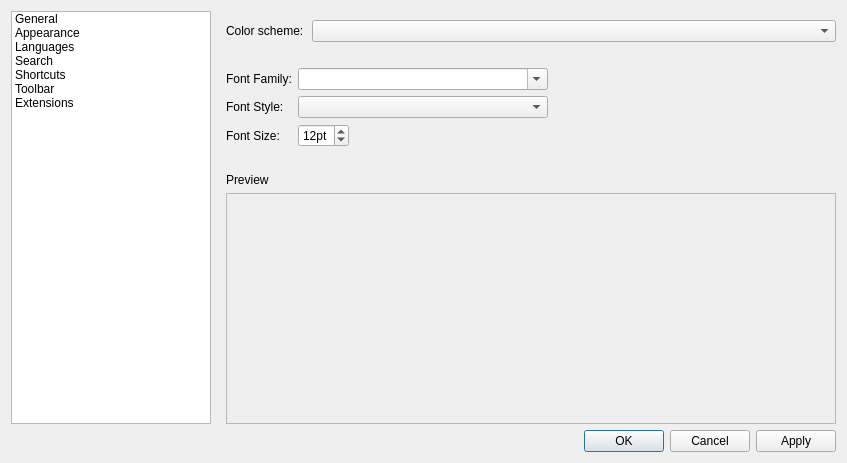
<?xml version="1.0" encoding="UTF-8"?>
<ui version="4.0">
 <class>frmPreferences</class>
 <widget class="QDialog" name="frmPreferences">
  <property name="geometry">
   <rect>
    <x>0</x>
    <y>0</y>
    <width>847</width>
    <height>463</height>
   </rect>
  </property>
  <property name="windowTitle">
   <string>Preferences</string>
  </property>
  <property name="windowIcon">
   <iconset resource="resources.qrc">
    <normaloff>:/icons/notepadqq/scalable/notepadqq.svg</normaloff>:/icons/notepadqq/scalable/notepadqq.svg</iconset>
  </property>
  <layout class="QVBoxLayout" name="verticalLayout_4">
   <item>
    <layout class="QHBoxLayout" name="horizontalLayout_5">
     <item>
      <widget class="QTreeWidget" name="treeWidget">
       <property name="sizePolicy">
        <sizepolicy hsizetype="Fixed" vsizetype="Expanding">
         <horstretch>0</horstretch>
         <verstretch>0</verstretch>
        </sizepolicy>
       </property>
       <property name="minimumSize">
        <size>
         <width>200</width>
         <height>0</height>
        </size>
       </property>
       <property name="maximumSize">
        <size>
         <width>200</width>
         <height>16777215</height>
        </size>
       </property>
       <property name="rootIsDecorated">
        <bool>false</bool>
       </property>
       <attribute name="headerVisible">
        <bool>false</bool>
       </attribute>
       <column>
        <property name="text">
         <string>1</string>
        </property>
       </column>
       <item>
        <property name="text">
         <string>General</string>
        </property>
       </item>
       <item>
        <property name="text">
         <string>Appearance</string>
        </property>
       </item>
       <item>
        <property name="text">
         <string>Languages</string>
        </property>
       </item>
       <item>
        <property name="text">
         <string>Search</string>
        </property>
       </item>
       <item>
        <property name="text">
         <string>Shortcuts</string>
        </property>
       </item>
       <item>
        <property name="text">
         <string>Toolbar</string>
        </property>
       </item>
       <item>
        <property name="text">
         <string>Extensions</string>
        </property>
       </item>
      </widget>
     </item>
     <item>
      <widget class="QStackedWidget" name="stackedWidget">
       <property name="currentIndex">
        <number>1</number>
       </property>
       <widget class="QWidget" name="pageGeneral">
        <layout class="QVBoxLayout" name="verticalLayout_6">
         <property name="topMargin">
          <number>9</number>
         </property>
         <property name="rightMargin">
          <number>0</number>
         </property>
         <property name="bottomMargin">
          <number>0</number>
         </property>
         <item>
          <widget class="QCheckBox" name="chkCollectStatistics">
           <property name="text">
            <string>Collect and transmit anonymous statistics to improve Notepadqq</string>
           </property>
          </widget>
         </item>
         <item>
          <widget class="QCheckBox" name="chkWarnForDifferentIndentation">
           <property name="text">
            <string>Warn when the indentation doesn't match the settings</string>
           </property>
          </widget>
         </item>
         <item>
          <widget class="QCheckBox" name="chkRememberSession">
           <property name="text">
            <string>Remember open tabs when closing Notepadqq</string>
           </property>
          </widget>
         </item>
         <item>
          <layout class="QHBoxLayout" name="horizontalLayout_2">
           <item>
            <widget class="QCheckBox" name="chkAutosave">
             <property name="toolTip">
              <string>This option allows Notepadqq to recover your documents after a crash even if they were not explicitly saved.</string>
             </property>
             <property name="text">
              <string>Backup open documents every</string>
             </property>
            </widget>
           </item>
           <item>
            <widget class="QSpinBox" name="sbAutosaveInterval">
             <property name="suffix">
              <string> seconds</string>
             </property>
             <property name="maximum">
              <number>3600</number>
             </property>
             <property name="value">
              <number>60</number>
             </property>
            </widget>
           </item>
           <item>
            <spacer name="horizontalSpacer">
             <property name="orientation">
              <enum>Qt::Horizontal</enum>
             </property>
             <property name="sizeHint" stdset="0">
              <size>
               <width>40</width>
               <height>20</height>
              </size>
             </property>
            </spacer>
           </item>
          </layout>
         </item>
         <item>
          <widget class="QCheckBox" name="chkExitOnLastTabClose">
           <property name="text">
            <string>Exit Notepadqq when closing the last Tab</string>
           </property>
          </widget>
         </item>
         <item>
          <layout class="QFormLayout" name="formLayout">
           <item row="1" column="0">
            <widget class="QLabel" name="localizationLabel">
             <property name="text">
              <string>Localization:</string>
             </property>
            </widget>
           </item>
           <item row="1" column="1">
            <widget class="QComboBox" name="localizationComboBox"/>
           </item>
          </layout>
         </item>
         <item>
          <spacer name="verticalSpacer_3">
           <property name="orientation">
            <enum>Qt::Vertical</enum>
           </property>
           <property name="sizeHint" stdset="0">
            <size>
             <width>20</width>
             <height>40</height>
            </size>
           </property>
          </spacer>
         </item>
        </layout>
       </widget>
       <widget class="QWidget" name="pageAppearance">
        <layout class="QVBoxLayout" name="verticalLayout_8" stretch="0,0,0,0,1">
         <property name="leftMargin">
          <number>9</number>
         </property>
         <property name="topMargin">
          <number>9</number>
         </property>
         <property name="rightMargin">
          <number>0</number>
         </property>
         <property name="bottomMargin">
          <number>0</number>
         </property>
         <item>
          <layout class="QVBoxLayout" name="verticalLayout_2">
           <property name="spacing">
            <number>0</number>
           </property>
           <item>
            <layout class="QHBoxLayout" name="horizontalLayout">
             <property name="spacing">
              <number>8</number>
             </property>
             <item>
              <widget class="QLabel" name="label_2">
               <property name="sizePolicy">
                <sizepolicy hsizetype="Fixed" vsizetype="Preferred">
                 <horstretch>0</horstretch>
                 <verstretch>0</verstretch>
                </sizepolicy>
               </property>
               <property name="text">
                <string>Color scheme:</string>
               </property>
              </widget>
             </item>
             <item>
              <widget class="QComboBox" name="cmbColorScheme"/>
             </item>
            </layout>
           </item>
           <item>
            <spacer name="verticalSpacer">
             <property name="orientation">
              <enum>Qt::Vertical</enum>
             </property>
             <property name="sizeType">
              <enum>QSizePolicy::Fixed</enum>
             </property>
             <property name="sizeHint" stdset="0">
              <size>
               <width>20</width>
               <height>20</height>
              </size>
             </property>
            </spacer>
           </item>
          </layout>
         </item>
         <item>
          <layout class="QFormLayout" name="formLayout_3">
           <item row="0" column="0">
            <widget class="QLabel" name="label_8">
             <property name="text">
              <string>Font Family:</string>
             </property>
            </widget>
           </item>
           <item row="0" column="1">
            <widget class="QFontComboBox" name="cmbFontFamilies">
             <property name="enabled">
              <bool>true</bool>
             </property>
             <property name="sizePolicy">
              <sizepolicy hsizetype="Fixed" vsizetype="Fixed">
               <horstretch>0</horstretch>
               <verstretch>0</verstretch>
              </sizepolicy>
             </property>
             <property name="minimumSize">
              <size>
               <width>250</width>
               <height>0</height>
              </size>
             </property>
             <property name="currentIndex">
              <number>-1</number>
             </property>
            </widget>
           </item>
           <item row="3" column="0">
            <widget class="QLabel" name="label_9">
             <property name="text">
              <string>Font Size:</string>
             </property>
            </widget>
           </item>
           <item row="3" column="1">
            <widget class="QSpinBox" name="spnFontSize">
             <property name="enabled">
              <bool>true</bool>
             </property>
             <property name="sizePolicy">
              <sizepolicy hsizetype="Fixed" vsizetype="Fixed">
               <horstretch>0</horstretch>
               <verstretch>0</verstretch>
              </sizepolicy>
             </property>
             <property name="suffix">
              <string>pt</string>
             </property>
             <property name="minimum">
              <number>4</number>
             </property>
             <property name="maximum">
              <number>30</number>
             </property>
             <property name="value">
              <number>12</number>
             </property>
            </widget>
           </item>
           <item row="1" column="0">
            <widget class="QLabel" name="label_10">
             <property name="text">
              <string>Font Style:</string>
             </property>
            </widget>
           </item>
           <item row="1" column="1">
            <widget class="QComboBox" name="cmbFontStyles">
             <property name="sizePolicy">
              <sizepolicy hsizetype="Fixed" vsizetype="Fixed">
               <horstretch>0</horstretch>
               <verstretch>0</verstretch>
              </sizepolicy>
             </property>
             <property name="minimumSize">
              <size>
               <width>250</width>
               <height>0</height>
              </size>
             </property>
            </widget>
           </item>
          </layout>
         </item>
         <item>
          <spacer name="verticalSpacer_7">
           <property name="orientation">
            <enum>Qt::Vertical</enum>
           </property>
           <property name="sizeHint" stdset="0">
            <size>
             <width>20</width>
             <height>20</height>
            </size>
           </property>
          </spacer>
         </item>
         <item>
          <widget class="QLabel" name="label_3">
           <property name="text">
            <string>Preview</string>
           </property>
          </widget>
         </item>
         <item>
          <widget class="QFrame" name="colorSchemePreviewFrame">
           <property name="frameShape">
            <enum>QFrame::StyledPanel</enum>
           </property>
           <property name="frameShadow">
            <enum>QFrame::Plain</enum>
           </property>
           <layout class="QVBoxLayout" name="verticalLayout">
            <property name="spacing">
             <number>0</number>
            </property>
            <property name="leftMargin">
             <number>0</number>
            </property>
            <property name="topMargin">
             <number>0</number>
            </property>
            <property name="rightMargin">
             <number>0</number>
            </property>
            <property name="bottomMargin">
             <number>0</number>
            </property>
           </layout>
          </widget>
         </item>
        </layout>
       </widget>
       <widget class="QWidget" name="pageLanguages">
        <layout class="QVBoxLayout" name="verticalLayout_9">
         <property name="leftMargin">
          <number>9</number>
         </property>
         <property name="topMargin">
          <number>9</number>
         </property>
         <property name="rightMargin">
          <number>0</number>
         </property>
         <property name="bottomMargin">
          <number>0</number>
         </property>
         <item>
          <widget class="QComboBox" name="cmbLanguages"/>
         </item>
         <item>
          <widget class="QFrame" name="frameLanguages">
           <property name="enabled">
            <bool>false</bool>
           </property>
           <property name="sizePolicy">
            <sizepolicy hsizetype="Preferred" vsizetype="Fixed">
             <horstretch>0</horstretch>
             <verstretch>0</verstretch>
            </sizepolicy>
           </property>
           <property name="minimumSize">
            <size>
             <width>0</width>
             <height>90</height>
            </size>
           </property>
           <property name="frameShape">
            <enum>QFrame::NoFrame</enum>
           </property>
           <property name="frameShadow">
            <enum>QFrame::Plain</enum>
           </property>
           <widget class="QLabel" name="label">
            <property name="geometry">
             <rect>
              <x>10</x>
              <y>10</y>
              <width>121</width>
              <height>27</height>
             </rect>
            </property>
            <property name="text">
             <string>Tab size:</string>
            </property>
           </widget>
           <widget class="QCheckBox" name="chkLanguages_IndentWithSpaces">
            <property name="geometry">
             <rect>
              <x>10</x>
              <y>40</y>
              <width>361</width>
              <height>22</height>
             </rect>
            </property>
            <property name="text">
             <string>Use spaces instead of tabs</string>
            </property>
           </widget>
           <widget class="QSpinBox" name="txtLanguages_TabSize">
            <property name="geometry">
             <rect>
              <x>140</x>
              <y>10</y>
              <width>71</width>
              <height>27</height>
             </rect>
            </property>
            <property name="minimum">
             <number>2</number>
            </property>
            <property name="maximum">
             <number>50</number>
            </property>
           </widget>
          </widget>
         </item>
         <item>
          <widget class="QCheckBox" name="chkLanguages_useDefaultSettings">
           <property name="text">
            <string>Use default settings</string>
           </property>
           <property name="checked">
            <bool>true</bool>
           </property>
          </widget>
         </item>
         <item>
          <spacer name="verticalSpacer_5">
           <property name="orientation">
            <enum>Qt::Vertical</enum>
           </property>
           <property name="sizeHint" stdset="0">
            <size>
             <width>20</width>
             <height>40</height>
            </size>
           </property>
          </spacer>
         </item>
        </layout>
       </widget>
       <widget class="QWidget" name="pageSearch">
        <layout class="QVBoxLayout" name="verticalLayout_5">
         <property name="topMargin">
          <number>9</number>
         </property>
         <property name="rightMargin">
          <number>0</number>
         </property>
         <property name="bottomMargin">
          <number>0</number>
         </property>
         <item>
          <widget class="QCheckBox" name="chkSearch_SearchAsIType">
           <property name="text">
            <string>Search as I type</string>
           </property>
          </widget>
         </item>
         <item>
          <widget class="QCheckBox" name="chkSearch_SaveHistory">
           <property name="text">
            <string>Save search history</string>
           </property>
          </widget>
         </item>
         <item>
          <spacer name="verticalSpacer_2">
           <property name="orientation">
            <enum>Qt::Vertical</enum>
           </property>
           <property name="sizeHint" stdset="0">
            <size>
             <width>20</width>
             <height>40</height>
            </size>
           </property>
          </spacer>
         </item>
        </layout>
       </widget>
       <widget class="QWidget" name="pageShortcuts"/>
       <widget class="QWidget" name="pageToolbar">
        <layout class="QHBoxLayout" name="horizontalLayout_4">
         <item>
          <widget class="QListWidget" name="listToolbarAll"/>
         </item>
         <item>
          <layout class="QVBoxLayout" name="verticalLayout_10" stretch="0,0">
           <property name="sizeConstraint">
            <enum>QLayout::SetDefaultConstraint</enum>
           </property>
           <item>
            <widget class="QWidget" name="widget" native="true">
             <property name="sizePolicy">
              <sizepolicy hsizetype="Preferred" vsizetype="Maximum">
               <horstretch>0</horstretch>
               <verstretch>0</verstretch>
              </sizepolicy>
             </property>
             <layout class="QVBoxLayout" name="verticalLayout_12">
              <property name="leftMargin">
               <number>5</number>
              </property>
              <property name="rightMargin">
               <number>5</number>
              </property>
              <item>
               <widget class="QPushButton" name="btnToolbarAdd">
                <property name="text">
                 <string>Add</string>
                </property>
                <property name="icon">
                 <iconset theme="go-next">
                  <normaloff>.</normaloff>.</iconset>
                </property>
               </widget>
              </item>
              <item>
               <widget class="QPushButton" name="btnToolbarRemove">
                <property name="text">
                 <string>Remove</string>
                </property>
                <property name="icon">
                 <iconset theme="go-previous">
                  <normaloff>.</normaloff>.</iconset>
                </property>
               </widget>
              </item>
             </layout>
            </widget>
           </item>
           <item>
            <widget class="QWidget" name="widget_2" native="true">
             <property name="sizePolicy">
              <sizepolicy hsizetype="Preferred" vsizetype="Maximum">
               <horstretch>0</horstretch>
               <verstretch>0</verstretch>
              </sizepolicy>
             </property>
             <layout class="QVBoxLayout" name="verticalLayout_13">
              <property name="leftMargin">
               <number>5</number>
              </property>
              <property name="rightMargin">
               <number>5</number>
              </property>
              <item>
               <widget class="QPushButton" name="btnToolbarUp">
                <property name="text">
                 <string>Move Up</string>
                </property>
                <property name="icon">
                 <iconset theme="go-up">
                  <normaloff>.</normaloff>.</iconset>
                </property>
               </widget>
              </item>
              <item>
               <widget class="QPushButton" name="btnToolbarDown">
                <property name="text">
                 <string>Move Down</string>
                </property>
                <property name="icon">
                 <iconset theme="go-down">
                  <normaloff>.</normaloff>.</iconset>
                </property>
               </widget>
              </item>
             </layout>
            </widget>
           </item>
          </layout>
         </item>
         <item>
          <layout class="QVBoxLayout" name="verticalLayout_11">
           <item>
            <widget class="QListWidget" name="listToolbarCurrent"/>
           </item>
           <item>
            <widget class="QPushButton" name="btnToolbarReset">
             <property name="sizePolicy">
              <sizepolicy hsizetype="Maximum" vsizetype="Fixed">
               <horstretch>0</horstretch>
               <verstretch>0</verstretch>
              </sizepolicy>
             </property>
             <property name="layoutDirection">
              <enum>Qt::LeftToRight</enum>
             </property>
             <property name="text">
              <string>Reset to Default</string>
             </property>
             <property name="icon">
              <iconset theme="edit-undo">
               <normaloff>.</normaloff>.</iconset>
             </property>
            </widget>
           </item>
          </layout>
         </item>
        </layout>
       </widget>
       <widget class="QWidget" name="pageExtensions">
        <layout class="QVBoxLayout" name="verticalLayout_7">
         <property name="leftMargin">
          <number>9</number>
         </property>
         <property name="topMargin">
          <number>9</number>
         </property>
         <property name="rightMargin">
          <number>0</number>
         </property>
         <property name="bottomMargin">
          <number>0</number>
         </property>
         <item>
          <widget class="QScrollArea" name="scrollArea">
           <property name="frameShape">
            <enum>QFrame::NoFrame</enum>
           </property>
           <property name="widgetResizable">
            <bool>true</bool>
           </property>
           <widget class="QWidget" name="scrollAreaWidgetContents">
            <property name="geometry">
             <rect>
              <x>0</x>
              <y>0</y>
              <width>362</width>
              <height>205</height>
             </rect>
            </property>
            <layout class="QVBoxLayout" name="verticalLayout_3">
             <item>
              <widget class="QGroupBox" name="groupBox_2">
               <property name="title">
                <string>Node.js runtime</string>
               </property>
               <layout class="QFormLayout" name="formLayout_2">
                <item row="0" column="0" colspan="2">
                 <widget class="QLabel" name="label_5">
                  <property name="text">
                   <string>Supported Node versions: 0.10, 0.11, 0.12</string>
                  </property>
                 </widget>
                </item>
                <item row="1" column="0">
                 <widget class="QLabel" name="label_4">
                  <property name="text">
                   <string>Node.js path:</string>
                  </property>
                 </widget>
                </item>
                <item row="1" column="1">
                 <layout class="QHBoxLayout" name="horizontalLayout_3">
                  <item>
                   <widget class="QLineEdit" name="txtNodejs"/>
                  </item>
                  <item>
                   <widget class="QPushButton" name="btnNodejsBrowse">
                    <property name="text">
                     <string>Browse...</string>
                    </property>
                   </widget>
                  </item>
                 </layout>
                </item>
                <item row="2" column="0">
                 <widget class="QLabel" name="label_7">
                  <property name="text">
                   <string>NPM path:</string>
                  </property>
                 </widget>
                </item>
                <item row="2" column="1">
                 <layout class="QHBoxLayout" name="horizontalLayout_6">
                  <item>
                   <widget class="QLineEdit" name="txtNpm"/>
                  </item>
                  <item>
                   <widget class="QPushButton" name="btnNpmBrowse">
                    <property name="text">
                     <string>Browse...</string>
                    </property>
                   </widget>
                  </item>
                 </layout>
                </item>
                <item row="4" column="0" colspan="2">
                 <widget class="QLabel" name="label_6">
                  <property name="text">
                   <string>WARNING: support for extensions is EXPERIMENTAL.</string>
                  </property>
                 </widget>
                </item>
                <item row="3" column="0">
                 <spacer name="verticalSpacer_6">
                  <property name="orientation">
                   <enum>Qt::Vertical</enum>
                  </property>
                  <property name="sizeType">
                   <enum>QSizePolicy::Fixed</enum>
                  </property>
                  <property name="sizeHint" stdset="0">
                   <size>
                    <width>20</width>
                    <height>20</height>
                   </size>
                  </property>
                 </spacer>
                </item>
               </layout>
              </widget>
             </item>
             <item>
              <spacer name="verticalSpacer_4">
               <property name="orientation">
                <enum>Qt::Vertical</enum>
               </property>
               <property name="sizeHint" stdset="0">
                <size>
                 <width>20</width>
                 <height>40</height>
                </size>
               </property>
              </spacer>
             </item>
            </layout>
           </widget>
          </widget>
         </item>
        </layout>
       </widget>
      </widget>
     </item>
    </layout>
   </item>
   <item>
    <widget class="QDialogButtonBox" name="buttonBox">
     <property name="standardButtons">
      <set>QDialogButtonBox::Apply|QDialogButtonBox::Cancel|QDialogButtonBox::Ok</set>
     </property>
     <property name="centerButtons">
      <bool>false</bool>
     </property>
    </widget>
   </item>
  </layout>
 </widget>
 <resources>
  <include location="resources.qrc"/>
 </resources>
 <connections/>
</ui>
